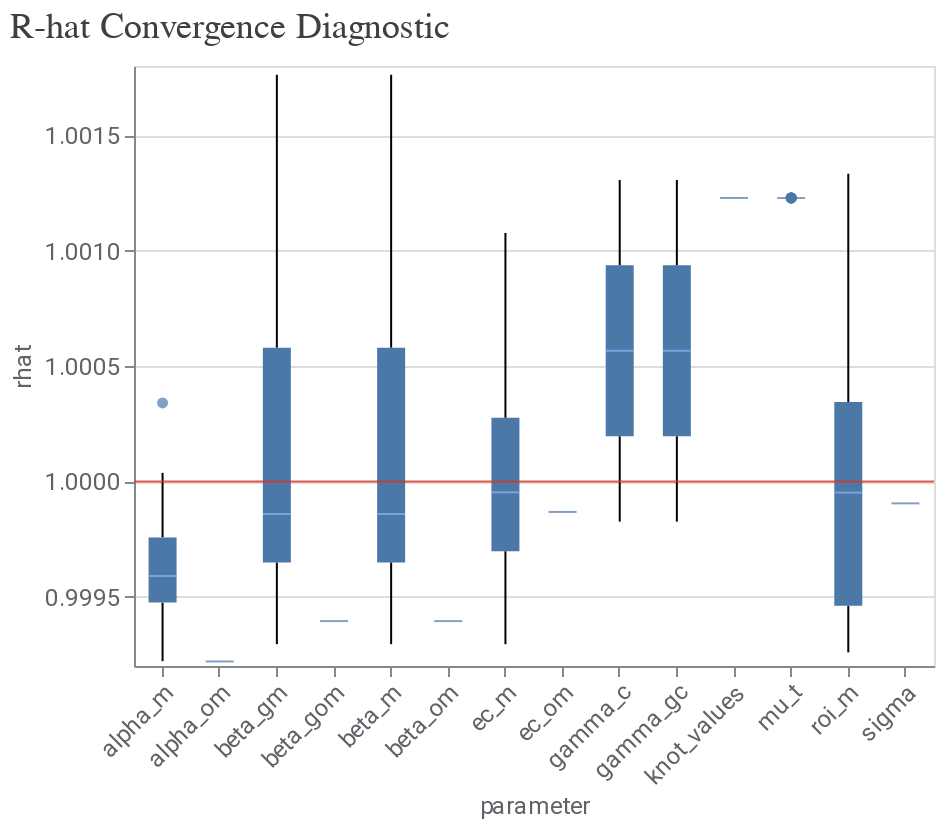

Notebook code cell kept with this figure:
### Code cell
model_diagnostics = visualizer.ModelDiagnostics(mmm)
model_diagnostics.plot_rhat_boxplot()

### Figure 1 — Vega-Lite specification as saved in the notebook (floating-point values rounded to 4 significant figures; data arrays with more than 128 entries replaced by an {"elided": "..."} marker saying what was removed)
{"config": {"view": {"continuousWidth": 300, "continuousHeight": 300}, "axis": {"labelColor": "#5F6368", "labelFont": "Roboto", "labelFontSize": 12, "titleColor": "#5F6368", "titleFont": "Roboto", "titleFontSize": 12, "titleFontWeight": "normal"}}, "layer": [{"data": {"name": "data-e63fa68e9456b5227c65282e08438404"}, "mark": {"type": "boxplot", "median": {"color": "#8AB4F8"}, "outliers": {"filled": true}}, "encoding": {"x": {"axis": {"labelAngle": -45}, "field": "parameter", "type": "nominal"}, "y": {"field": "rhat", "scale": {"zero": false}, "type": "quantitative"}}}, {"data": {"name": "empty"}, "mark": {"type": "rule", "color": "#D93025", "opacity": 0.8}, "encoding": {"y": {"datum": 1}}}], "title": {"text": "R-hat Convergence Diagnostic", "anchor": "start", "color": "#3C4043", "font": "Google Sans Display", "fontSize": 18, "fontWeight": "normal", "offset": 10}, "width": 400, "$schema": "https://vega.github.io/schema/vega-lite/v5.20.1.json", "datasets": {"data-e63fa68e9456b5227c65282e08438404": {"elided": "231 records"}, "empty": [{}]}}
